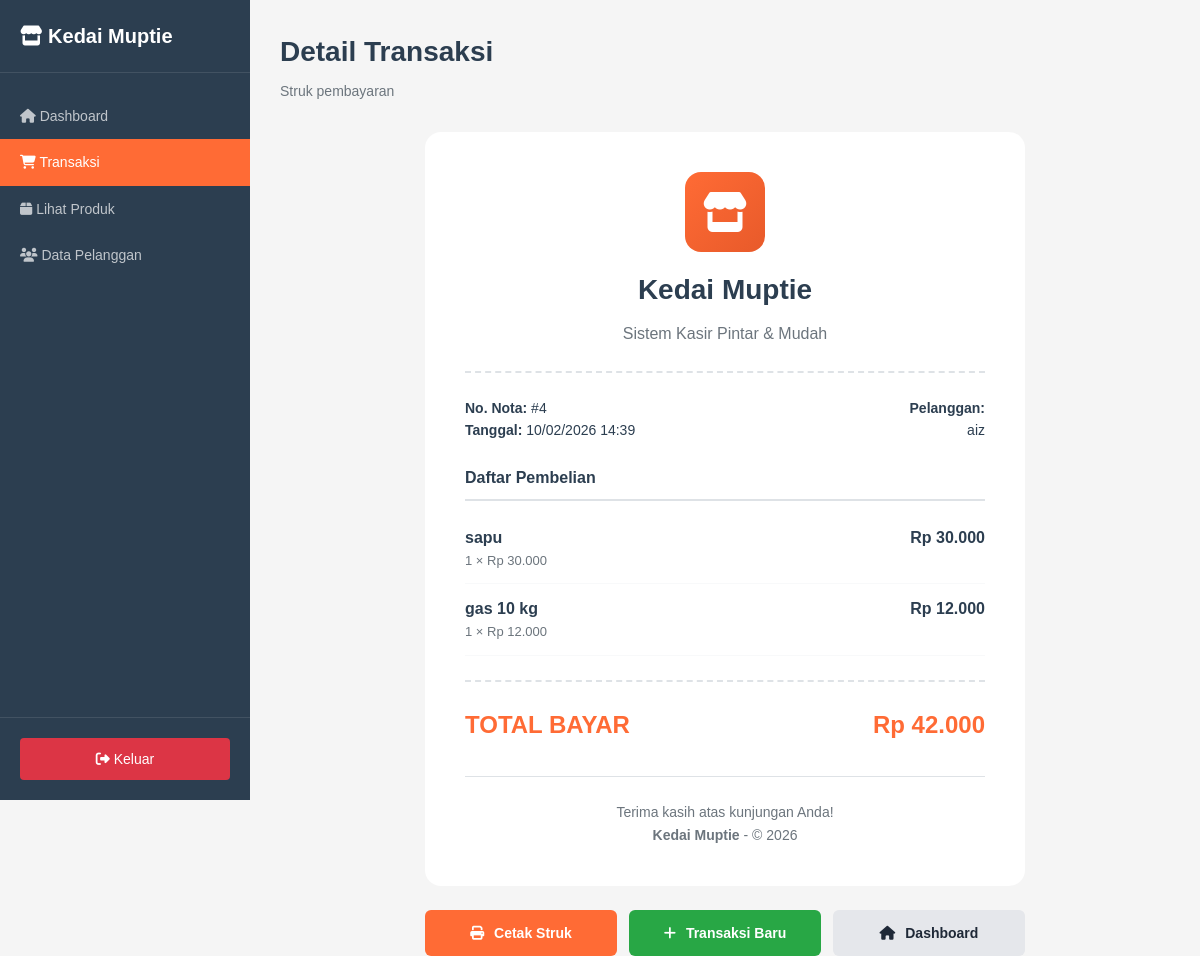
Page /kedaimupti/petugas/penjualan/detail.php?id=4 (signed in) on the committed database.
### tables this page shows
CREATE TABLE `penjualan` (
  `PenjualanID` int(11) NOT NULL,
  `TanggalPenjualan` datetime NOT NULL DEFAULT current_timestamp(),
  `TotalHarga` decimal(10,2) NOT NULL,
  `PelangganID` int(11) NOT NULL
);

CREATE TABLE `pelanggan` (
  `PelangganID` int(11) NOT NULL,
  `NamaPelanggan` varchar(255) NOT NULL,
  `Alamat` text NOT NULL,
  `NomorTelepon` varchar(15) NOT NULL
);

CREATE TABLE `detailpenjualan` (
  `DetailID` int(11) NOT NULL,
  `PenjualanID` int(11) NOT NULL,
  `ProdukID` int(11) NOT NULL,
  `JumlahProduk` int(11) NOT NULL,
  `Subtotal` decimal(10,2) NOT NULL
);

CREATE TABLE `produk` (
  `ProdukID` int(11) NOT NULL,
  `NamaProduk` varchar(255) NOT NULL,
  `Harga` decimal(10,2) NOT NULL,
  `Stok` int(11) NOT NULL
);

### kedaimupti/includes/functions.php (called while the page is built, shortened)
<?php
function formatRupiah($angka) {
    return "Rp " . number_format($angka, 0, ',', '.');
}
function escape($string) {
    global $conn;
    return mysqli_real_escape_string($conn, $string);
}
?>

### kedaimupti/petugas/penjualan/detail.php (the view, shortened to what this page needs)
<?php
require_once '../../config/database.php';
require_once '../../includes/functions.php';
$id = escape($_GET['id']);
$penjualan = mysqli_fetch_assoc(mysqli_query($conn,
    "SELECT p.*, pel.NamaPelanggan
     FROM penjualan p
     LEFT JOIN pelanggan pel ON p.PelangganID = pel.PelangganID
     WHERE p.PenjualanID = '$id'"));
$items = mysqli_query($conn,
    "SELECT d.*, pr.NamaProduk
     FROM detailpenjualan d
     JOIN produk pr ON d.ProdukID = pr.ProdukID
     WHERE d.PenjualanID = '$id'");
?>
<!DOCTYPE html>
<html lang="id">
<head>
    <link rel="stylesheet" href="../../assets/css/style.css">
    <link rel="stylesheet" href="https://cdnjs.cloudflare.com/ajax/libs/font-awesome/6.4.0/css/all.min.css">
</head>
<body>
    <div class="dashboard-wrapper">
        <aside class="sidebar no-print">
            <div class="sidebar-header">
                <div class="sidebar-brand">
                    <i class="fas fa-store"></i>
                    <span>Kedai Muptie</span>
                </div>
            </div>
<nav class="sidebar-menu">
                <a href="/kedaimupti/petugas/dashboard/" class="menu-item"><i class="fas fa-home"></i> Dashboard</a>
                <a href="/kedaimupti/petugas/penjualan/" class="menu-item active"><i class="fas fa-shopping-cart"></i> Transaksi</a>
                <a href="/kedaimupti/petugas/produk/" class="menu-item"><i class="fas fa-box"></i> Lihat Produk</a>
                <a href="/kedaimupti/petugas/pelanggan/" class="menu-item"><i class="fas fa-users"></i> Data Pelanggan</a>
            </nav>
            <div class="sidebar-footer">
                <a href="/kedaimupti/auth/logout.php" class="logout-btn">
                    <i class="fas fa-sign-out-alt"></i>
                    <span>Keluar</span>
                </a>
            </div>
        </aside>
        <main class="main-content">
            <div class="content-header no-print">
                <h1 class="page-title">Detail Transaksi</h1>
                <p class="page-subtitle">Struk pembayaran</p>
            </div>
            <div class="receipt">
                <div class="receipt-header">
                    <div style="width: 80px; height: 80px; background: linear-gradient(135deg, var(--primary), var(--primary-dark)); border-radius: 16px; margin: 0 auto 16px; display: flex; align-items: center; justify-content: center;">
                        <i class="fas fa-store" style="font-size: 40px; color: white;"></i>
                    </div>
                    <div class="receipt-title">Kedai Muptie</div>
                    <p style="color: var(--gray); margin: 0;">Sistem Kasir Pintar & Mudah</p>
                </div>
                <div class="receipt-info">
                    <div>
                        <strong>No. Nota:</strong> #<?= $penjualan['PenjualanID'] ?><br>
                        <strong>Tanggal:</strong> <?= date('d/m/Y H:i', strtotime($penjualan['TanggalPenjualan'])) ?>
                    </div>
                    <div style="text-align: right;">
                        <strong>Pelanggan:</strong><br>
                        <?= $penjualan['NamaPelanggan'] ?? 'Umum' ?>
                    </div>
                </div>
                <div class="receipt-items">
                    <div style="font-weight: 700; margin-bottom: 12px; padding-bottom: 8px; border-bottom: 2px solid var(--border);">
                        Daftar Pembelian
                    </div>
                    <?php while ($item = mysqli_fetch_assoc($items)): ?>
                    <div class="receipt-item">
                        <div>
                            <div style="font-weight: 600;"><?= $item['NamaProduk'] ?></div>
                            <div style="font-size: 13px; color: var(--gray);">
                                <?= $item['JumlahProduk'] ?> × <?= formatRupiah($item['Subtotal'] / $item['JumlahProduk']) ?>
                            </div>
                        </div>
                        <div style="font-weight: 700;">
                            <?= formatRupiah($item['Subtotal']) ?>
                        </div>
                    </div>
                    <?php endwhile; ?>
                </div>
                <div class="receipt-footer">
                    <div class="total-row">
                        <span>TOTAL BAYAR</span>
                        <span><?= formatRupiah($penjualan['TotalHarga']) ?></span>
                    </div>
                    <div style="text-align: center; margin-top: 32px; padding-top: 24px; border-top: 1px solid var(--border); color: var(--gray); font-size: 14px;">
                        Terima kasih atas kunjungan Anda!<br>
                        <strong>Kedai Muptie</strong> - © 2026
                    </div>
                </div>
            </div>
            <div class="no-print" style="max-width: 600px; margin: 24px auto; display: flex; gap: 12px;">
                <button onclick="window.print()" class="btn btn-primary" style="flex: 1;">
                    <i class="fas fa-print"></i> Cetak Struk
                </button>
                <a href="/kedaimupti/petugas/penjualan/" class="btn btn-success" style="flex: 1; text-align: center; text-decoration: none;">
                    <i class="fas fa-plus"></i> Transaksi Baru
                </a>
                <a href="/kedaimupti/petugas/dashboard/" class="btn" style="flex: 1; background: #e5e7eb; color: #1f2937; text-align: center; text-decoration: none;">
                    <i class="fas fa-home"></i> Dashboard
                </a>
            </div>
        </main>
    </div>
</body>
</html>

### kedaimupti/assets/css/style.css (style rules this page uses)
* { margin: 0; padding: 0; box-sizing: border-box; }
:root { --primary: #ff6b35; --primary-dark: #e85a2a; --secondary: #28a745; --secondary-dark: #218838; --danger: #dc3545; --warning: #ffc107; --info: #17a2b8; --dark: #2c3e50; --light: #f8f9fa; --white: #ffffff; --gray: #6c757d; --border: #dee2e6; }
body { font-family: Arial, sans-serif; background: #f5f5f5; min-height: 100vh; color: var(--dark); line-height: 1.6; }
.btn { padding: 12px 20px; border: none; border-radius: 6px; font-size: 14px; font-weight: bold; cursor: pointer; font-family: inherit; text-decoration: none; display: inline-block; text-align: center; }
.btn i { margin-right: 6px; }
.btn-primary { background: var(--primary); color: var(--white); width: 100%; }
.btn-success { background: var(--secondary); color: var(--white); }
.dashboard-wrapper { display: flex; min-height: 100vh; height: 100vh; }
.sidebar { width: 250px; background: var(--dark); color: white; position: fixed; height: 100vh; overflow-y: auto; }
.sidebar-header { padding: 20px; border-bottom: 1px solid rgba(255,255,255,0.1); }
.sidebar-brand { font-size: 20px; font-weight: bold; color: white; }
.sidebar-menu { padding: 20px 0; }
.menu-item { display: block; padding: 12px 20px; color: rgba(255,255,255,0.7); text-decoration: none; font-size: 14px; }
.menu-item.active { background: var(--primary); color: white; }
.sidebar-footer { position: absolute; bottom: 0; width: 100%; padding: 20px; border-top: 1px solid rgba(255,255,255,0.1); }
.logout-btn { display: block; padding: 10px; background: var(--danger); color: white; text-align: center; text-decoration: none; border-radius: 4px; font-size: 14px; }
.main-content { margin-left: 250px; flex: 1; padding: 30px; background: #f5f5f5; min-height: 100vh; }
.content-header { margin-bottom: 30px; }
.page-title { font-size: 28px; color: var(--dark); margin-bottom: 5px; }
.page-subtitle { color: var(--gray); font-size: 14px; }

### kedaimupti/petugas/penjualan/detail.php (style rules this page uses)
.receipt { max-width: 600px; margin: 0 auto; background: white; padding: 40px; border-radius: 16px; box-shadow: 0 4px 12px var(--shadow); }
.receipt-header { text-align: center; border-bottom: 2px dashed var(--border); padding-bottom: 24px; margin-bottom: 24px; }
.receipt-title { font-size: 28px; font-weight: 700; margin-bottom: 8px; }
.receipt-info { display: flex; justify-content: space-between; margin-bottom: 24px; font-size: 14px; }
.receipt-items { margin-bottom: 24px; }
.receipt-item { display: flex; justify-content: space-between; padding: 12px 0; border-bottom: 1px solid var(--light); }
.receipt-footer { border-top: 2px dashed var(--border); padding-top: 24px; margin-top: 24px; }
.total-row { display: flex; justify-content: space-between; font-size: 24px; font-weight: 700; color: var(--primary); }

### rows in the picture
penjualan: PenjualanID "4", TanggalPenjualan "10/02/2026 14:39", PelangganID.NamaPelanggan "aiz", TotalHarga "Rp 42.000"
detailpenjualan: ProdukID.NamaProduk "sapu", JumlahProduk "1", formatRupiah($item['Subtotal'] / $item['JumlahProduk']) "Rp 30.000", Subtotal "Rp 30.000"
detailpenjualan: ProdukID.NamaProduk "gas 10 kg", JumlahProduk "1", formatRupiah($item['Subtotal'] / $item['JumlahProduk']) "Rp 12.000", Subtotal "Rp 12.000"
